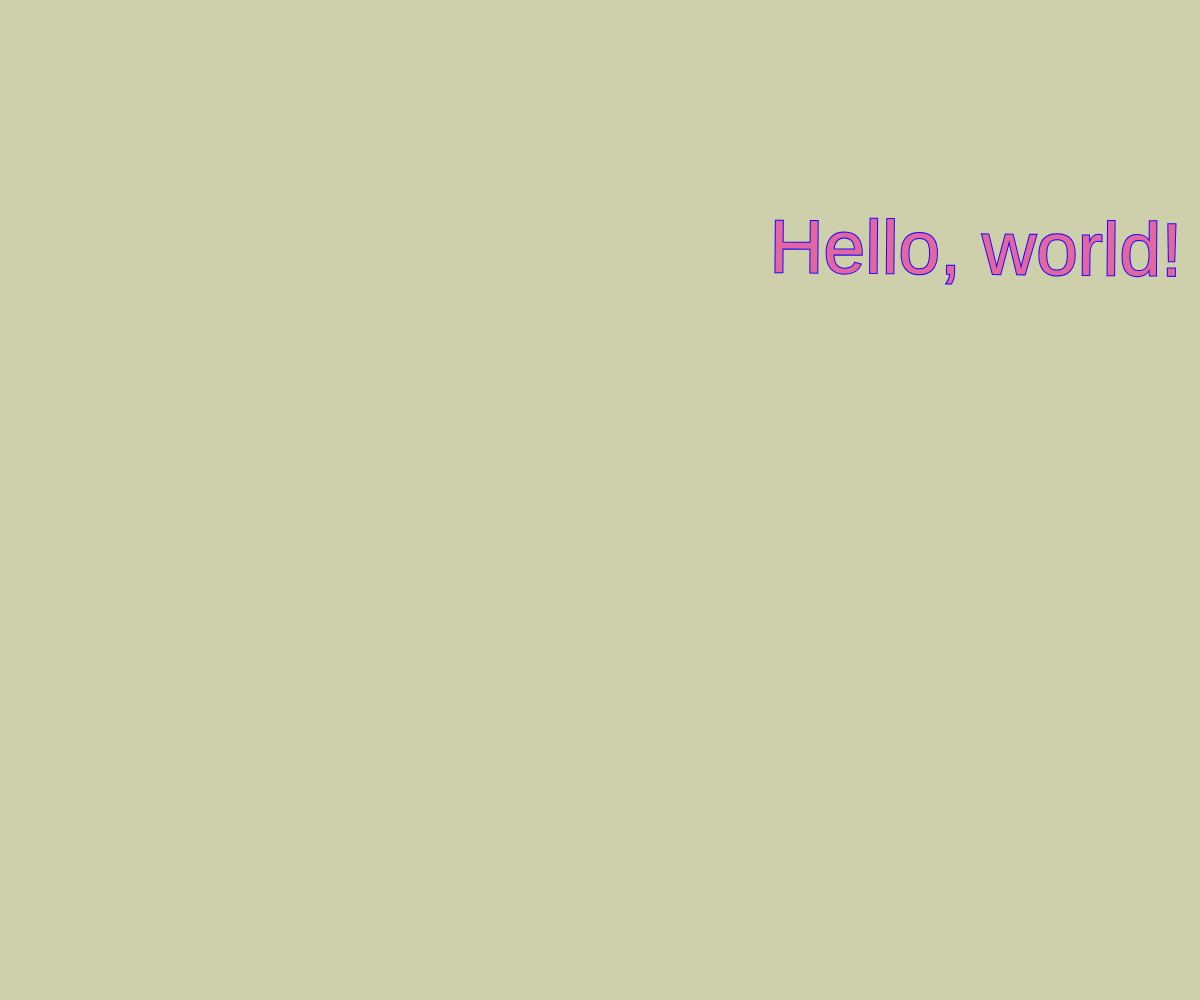
Frame 1 (no input)
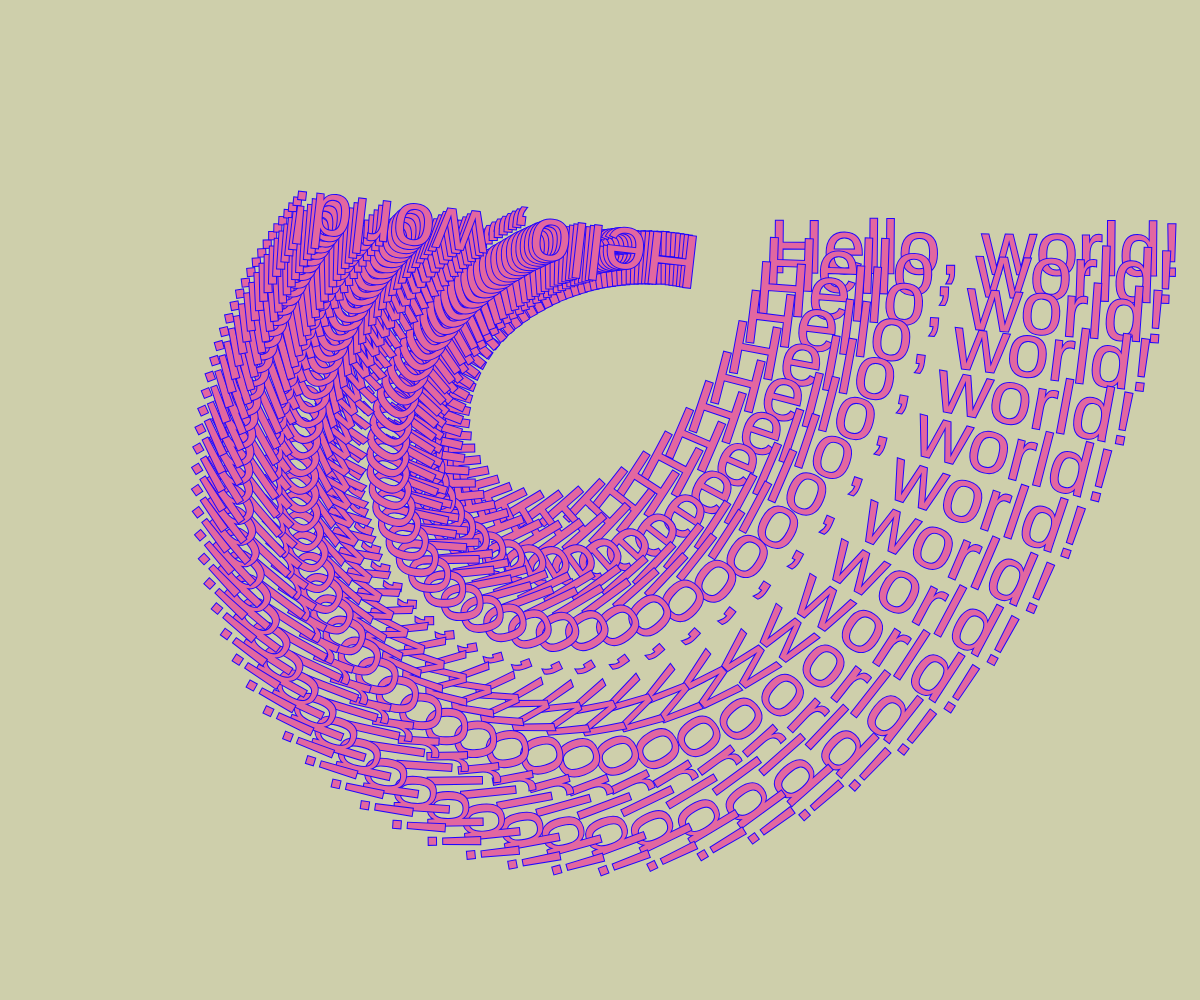
Frame 60 (no input)
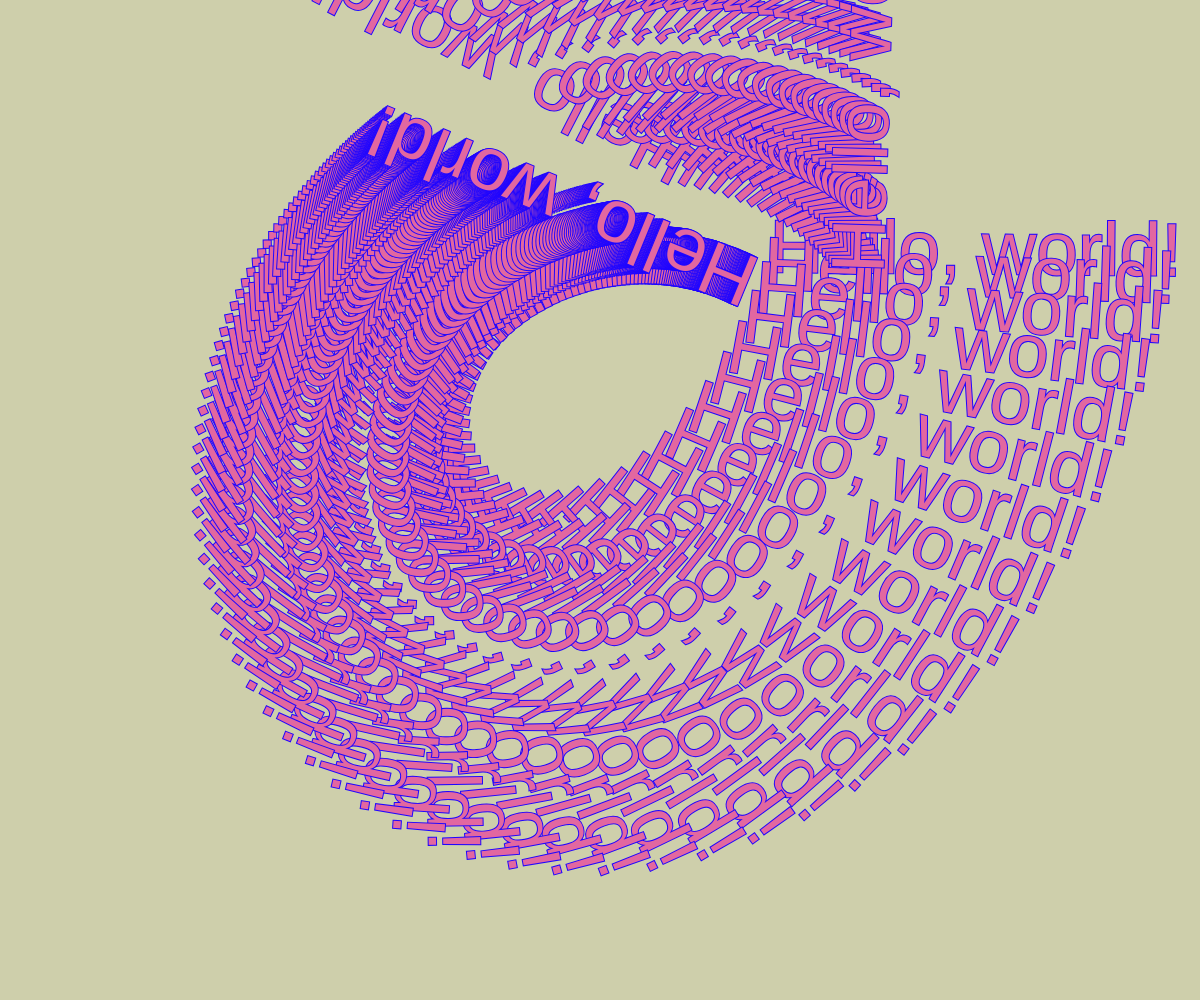
Frame 120 (the mouse pressed at the canvas centre since frame 60)

The p5.js sketch that drew these frames (run headless with seeded random() and noise() and a simulated clock; from frame 60 on, the mouse is pressed at the canvas centre):

// p5.js sketch
// ── sketch.js
var xpos;
var ypos;
var xdist;
var ydist;
var xtarg;
var ytarg;


function setup() {
	createCanvas(windowWidth, windowHeight);
    background(206, 207, 171);
	xpos = 0;
	ypos = 0;
	// set the rotation to degrees and not radians	
	angleMode(DEGREES);

	// two random numbers used as coordinates
	xtarg = random(200, 1000);
	ytarg = random(100, 900);
}

function draw() {
    stroke(32,6,255);
    strokeWeight(2);
    fill(226, 103, 160);

	// -= is x=x-5 (counting down from X by 5)
	// xtarg / ytarg â€”Â move it to these randomly selected coordinates
  	// this is the speed â€”Â multiply by a lower number to make it slower
  	xpos -= (xpos - xtarg) * .05;
  	ypos -= (ypos - ytarg) * .05;

  	// absolute value of the x position
  	xdist = abs(xpos-xtarg);
  	ydist = abs(ypos-ytarg);

  	// && is and AND || is OR
  	// if it is within 1 pixel of the target
  	if(xdist < 5 && ydist < 5){
  		xtarg = random(0, windowWidth);
  		ytarg = random(0, windowHeight);
  	}

 	// start controlling the object
 	push();
 	// translate the rectangle from zero to xpos ypos â€”Â translate is what is moving it
 	// push / pop â€”Â create an object and manipulating the object
 	translate(xpos, ypos);
 	rotate((xpos*ypos)/1000);
    textSize(75);
    text('Hello, world!', xdist, ydist);
 	// ellipse(0, 0, xdist, ydist); // if you want to change the center point, you change the 0 0 â€”Â the 00 is like the registration point. 
 	// pop just means "stop changing the thing"
 	pop();

}

// this resizes drawing to change when window is resized. 
function windowResized() {
  resizeCanvas(windowWidth, windowHeight);
}
